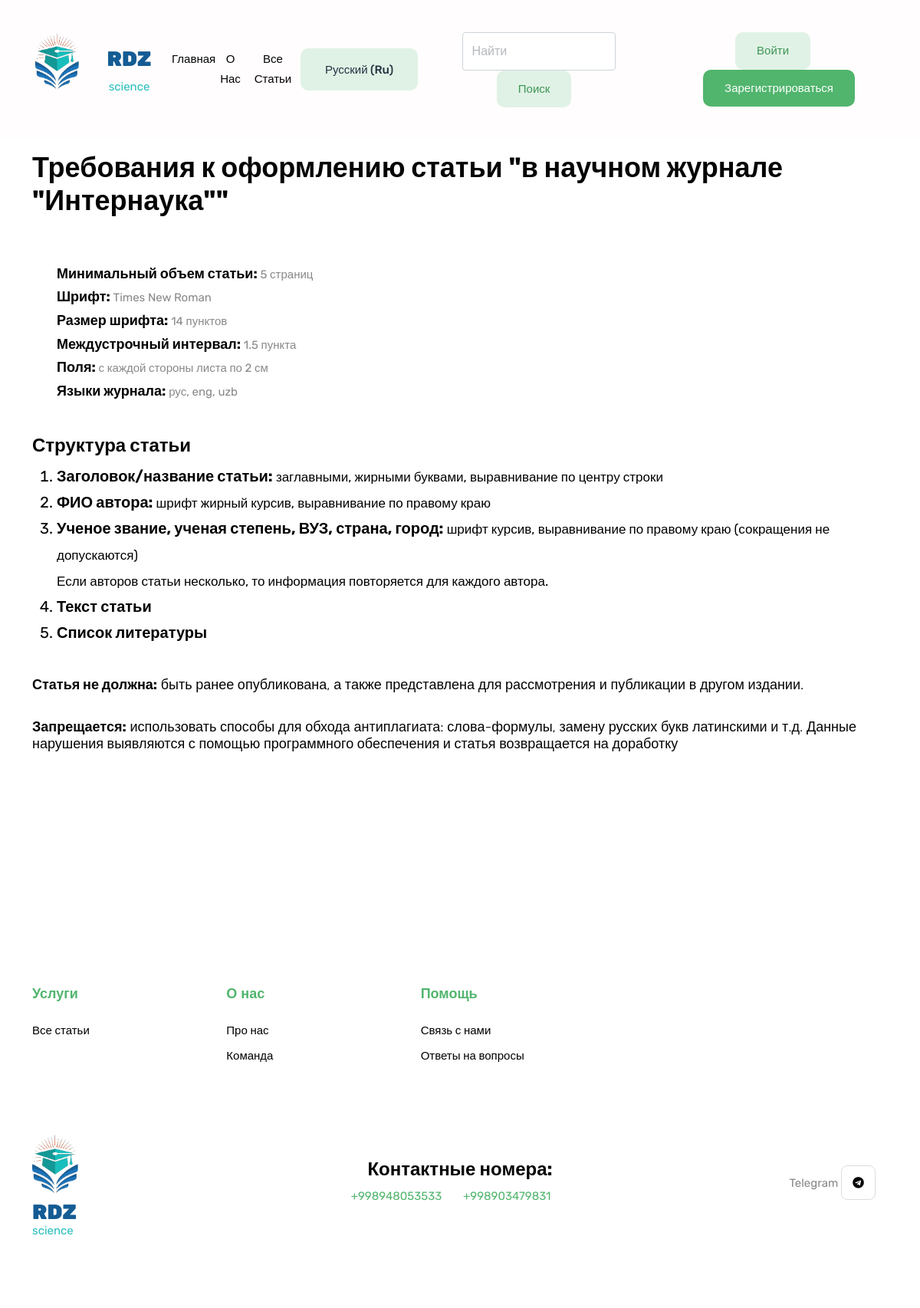
The app's page /5/ with its own data.
### app/models.py (models this page shows)
class Article(models.Model):
    name_article = models.CharField(max_length=255, verbose_name='Требования к оформлению статьи...(в научном...    )')
    min_volume = models.CharField(max_length=255, verbose_name='Минимальный объем статьи', blank=True, null=True)
    font = models.CharField(max_length=255, verbose_name='Шрифт', blank=True, null=True)
    font_size = models.CharField(max_length=255, verbose_name='Размер шрифта', blank=True, null=True)
    line_spacing = models.CharField(max_length=255,  verbose_name='Междустрочный интервал', blank=True, null=True)
    margins = models.CharField(max_length=255, verbose_name='Поля', blank=True, null=True)
    journal_languages = models.CharField(max_length=255, verbose_name='Языки журнала', blank=True, null=True)
    header_title = models.TextField(blank=True, null=True, verbose_name='Заголовок/название статьи', max_length=255)
    author_name = models.TextField(blank=True, null=True, verbose_name='ФИО автора', max_length=255)
    student_info = models.TextField(blank=True, null=True, verbose_name=' Ученое звание, Студент, магистрант или аспирант, вуз, страна, город', max_length=255)
    supervisor = models.TextField(blank=True, null=True, verbose_name='Научный руководитель', max_length=255)
    annotation = models.TextField(blank=True, null=True, verbose_name='Аннотация', max_length=255)
    key_words = models.TextField(blank=True, null=True, verbose_name='Ключевые слова', max_length=255)
    article_text = models.TextField(blank=True, null=True, verbose_name='Текст статьи/Текст статьи на английском языке', max_length=255)
    bibliography = models.TextField(blank=True, null=True, verbose_name='Список литературы/Список литературы на английском языке', max_length=255)
    instruction = models.FileField(upload_to='reqs/', blank=True, verbose_name='Инструкция оформления')
    class Meta:
        verbose_name = 'Требование статьи'
        verbose_name_plural = 'Требования статей'

### app/views.py (the view)
# urls.py: path('<int:id>/', about_article, name='about_article'),
def about_article(request, id):
    req = get_object_or_404(Article, id=id)
    context = {
        'req': req
    }
    return render(request, 'about_article.html', context)

### app/context_processors.py (called while the page is built)
def languages(request):
    return {
        'LANGUAGES': settings.LANGUAGES,
        'LANGUAGE_CODE': request.LANGUAGE_CODE,
    }

### app/templates/about_article.html (shortened to what this page needs)
{% extends 'base.html' %}
{% load i18n %}
{% load bleach_tags %}
{% block content %}
<div class="section">
  <div class="container">
    <h2>{% trans 'Требования к оформлению статьи' %}  "{{req.name_article}}"</h2>
    <br><br>
    <div  >
      <ul style="list-style-type: none; ">
        {% if req.min_volume%}
        <li style="font-size: 100%;"><span style="font-size:18px;color:black;font-weight: bold;">{% trans 'Минимальный объем статьи:' %} </span> {{req.min_volume}} </li>
        {% endif %}
        {% if req.font%}
        <li style="font-size: 100%;"><span style="font-size:18px;color:black;font-weight: bold;"> {% trans 'Шрифт:' %} </span> {{req.font}}</li>
        {% endif %}
        {% if req.font_size%}
        <li style="font-size: 100%;"><span style="font-size:18px;color:black;font-weight: bold;"> {% trans 'Размер шрифта:' %} </span> {{req.font_size}} </li>
        {% endif %}
        {% if req.line_spacing%}
        <li style="font-size: 100%;"><span style="font-size:18px;color:black;font-weight: bold;"> {% trans 'Междустрочный интервал:' %} </span> {{req.line_spacing}}</li>
        {% endif %}
        {% if req.margins%}
        <li style="font-size: 100%;"><span style="font-size:18px;color:black;font-weight: bold;"> {% trans 'Поля:' %} </span> {{req.margins}}</li>
        {% endif %}
        {% if req.journal_languages%}
        <li style="font-size: 100%;"><span style="font-size:18px;color:black;font-weight: bold;"> {% trans 'Языки журнала:' %} </span> {{req.journal_languages}}</li>
        {% endif %}
        <br>
      </ul>
      <h3> Структура статьи </h3>
      <ol class="structure">
        {% if req.header_title  %}
        <li> <span class="olispan" style="font-size:20px;color:black;">{% trans 'Заголовок/название статьи:' %} </span> <span class="olispan2">{{req.header_title | linebreaksbr}}</span></li>
        {% endif %}
        {% if req.author_name %}
        <li> <span class="olispan" style="font-size:20px;color:black;">{% trans 'ФИО автора:'%} </span> <span class="olispan2">{{req.author_name | linebreaksbr}}</span></li>
        {% endif %}
        {% if req.student_info %}
        <li> <span class="olispan" style="font-size:20px;color:black;">{% trans 'Ученое звание, ученая степень, ВУЗ, страна, город:' %} </span> <span class="olispan2">{{req.student_info | linebreaksbr  }}</span></li>
        {% endif %}
        {% if req.article_text %}
        <li> <span class="olispan" style="font-size:20px;color:black;">{{req.article_text | linebreaksbr}} </span></li>
        {% endif %}
        {% if req.bibliography %}
        <li> <span class="olispan" style="font-size:20px;color:black;">{{req.bibliography | linebreaksbr  }}</span></li>
        {% endif %}
      </ol>
        <br>
        <h5 style="font-weight: 100;"> <span style="font-weight: bold;">{% trans 'Статья не должна:' %}</span> {% trans 'быть ранее опубликована, а также представлена для рассмотрения и публикации в другом издании.' %}</h5> <br>
        <h5 style="font-weight: 100;"><span style="font-weight: bold;">{% trans 'Запрещается:' %}</span> {% trans 'использовать способы для обхода антиплагиата: слова-формулы, замену русских букв латинскими и т.д.' %}
         {% trans 'Данные нарушения выявляются с помощью программного обеспечения и статья возвращается на доработку ' %}</h5>
    </div>
<br><br><br>
</div>
 </div>
{% endblock %}

### app/templates/about_article.html (style rules this page uses)
ol li { color: black; font-size: 20px; }
.olispan { font-weight: bold; }
.olispan2 { font-size: 17px; }

### records on screen
Article: name_article "в научном журнале \"Интернаука\"", min_volume "5 страниц", font "Times New Roman", font_size "14 пунктов", line_spacing "1.5 пункта", margins "с каждой стороны листа по 2 см", journal_languages "рус, eng, uzb", header_title "заглавными, жирными буквами, выравнивание по центру строки", author_name "шрифт жирный курсив, выравнивание по правому краю", student_info "шрифт курсив, выравнивание по правому краю (сокращения не допускаются) Если авторов статьи несколько, то информация повторяется для каждого автора.", article_text "Текст статьи", bibliography "Список литературы"

### other values on screen
form field language "Русский (ru)"
